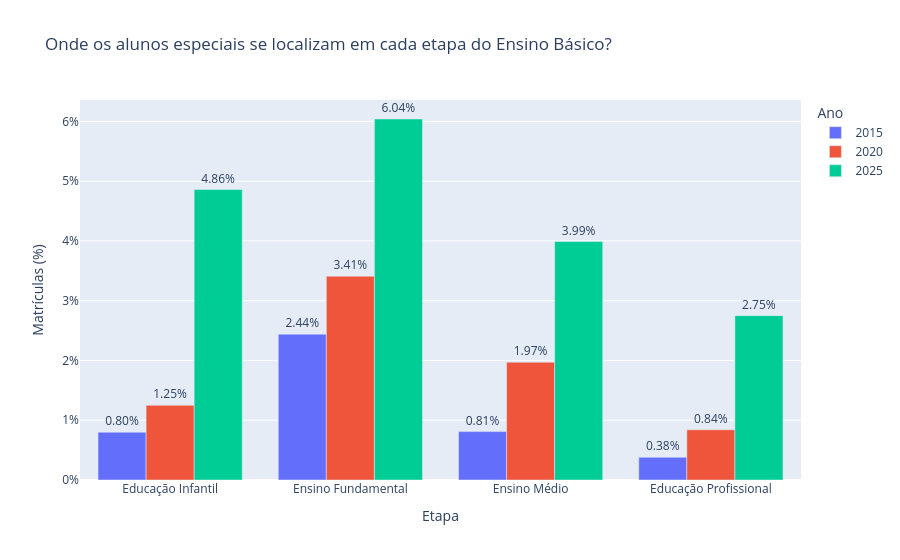

Here is the notebook cell this chart was saved with:
### Markdown cell above
## 3.2) Montagem dos DataFrames (*views*)

### Code cell
# Cria a view com as localidades de 2025
view_geral_3 = limpar_3(tb_11_2025, posicoes[2025][0])[["Região", "Estado", "Município", "IBGE"]].copy()


# Calcula as porcentagens por etapa e ano
for ano, (basica, especial) in tabelas.items():
    indices_basica, indices_especial = posicoes[ano]

    totais = limpar_3(basica, indices_basica)[etapas]
    esps = limpar_3(especial, indices_especial)[etapas]

    percentuais = (esps / totais.where(totais != 0) * 100).round(2)
    for etapa in etapas:
        view_geral_3[f"{etapa}_{ano}"] = percentuais[etapa]

display(view_geral_3.reset_index(drop=True))


# Gráfico de barras agrupadas para os 3 anos dados


view_brasil_3 = view_geral_3.loc["REG:Brasil"]

# Organiza os dados para o gráfico
dados = []

for ano in [2015, 2020, 2025]:
    for etapa in etapas:
        dados.append({"Ano": str(ano),
            "Etapa": etapa,
            "Percentual": view_brasil_3[f"{etapa}_{ano}"]})

view_pro_grafico = pd.DataFrame(dados)

# Cria o gráfico de barras
fig = px.bar(
    view_pro_grafico,
    x="Etapa",
    y="Percentual",
    color="Ano",
    barmode="group",
    text="Percentual",
    title="Onde os alunos especiais se localizam em cada etapa do Ensino Básico?",
    labels={"Percentual": "Matrículas (%)"})

fig.update_traces(texttemplate="%{y:.2f}%", textposition="outside")
fig.update_yaxes(ticksuffix="%")
fig.show()

### Figure 1 — Plotly figure (JSON) as saved in the notebook; plotly's stock layout.template omitted (floating-point values rounded to 4 significant figures)
{"data": [{"alignmentgroup": "True", "hovertemplate": "Ano=2015<br>Etapa=%{x}<br>Matrículas (%)=%{text}<extra></extra>", "legendgroup": "2015", "marker": {"color": "#636efa", "pattern": {"shape": ""}}, "name": "2015", "offsetgroup": "2015", "orientation": "v", "showlegend": true, "text": [0.8, 2.44, 0.81, 0.38], "textposition": "outside", "texttemplate": "%{y:.2f}%", "type": "bar", "x": ["Educação Infantil", "Ensino Fundamental", "Ensino Médio", "Educação Profissional"], "xaxis": "x", "y": [0.8, 2.44, 0.81, 0.38], "yaxis": "y"}, {"alignmentgroup": "True", "hovertemplate": "Ano=2020<br>Etapa=%{x}<br>Matrículas (%)=%{text}<extra></extra>", "legendgroup": "2020", "marker": {"color": "#EF553B", "pattern": {"shape": ""}}, "name": "2020", "offsetgroup": "2020", "orientation": "v", "showlegend": true, "text": [1.25, 3.41, 1.97, 0.84], "textposition": "outside", "texttemplate": "%{y:.2f}%", "type": "bar", "x": ["Educação Infantil", "Ensino Fundamental", "Ensino Médio", "Educação Profissional"], "xaxis": "x", "y": [1.25, 3.41, 1.97, 0.84], "yaxis": "y"}, {"alignmentgroup": "True", "hovertemplate": "Ano=2025<br>Etapa=%{x}<br>Matrículas (%)=%{text}<extra></extra>", "legendgroup": "2025", "marker": {"color": "#00cc96", "pattern": {"shape": ""}}, "name": "2025", "offsetgroup": "2025", "orientation": "v", "showlegend": true, "text": [4.86, 6.04, 3.99, 2.75], "textposition": "outside", "texttemplate": "%{y:.2f}%", "type": "bar", "x": ["Educação Infantil", "Ensino Fundamental", "Ensino Médio", "Educação Profissional"], "xaxis": "x", "y": [4.86, 6.04, 3.99, 2.75], "yaxis": "y"}], "layout": {"barmode": "group", "legend": {"title": {"text": "Ano"}, "tracegroupgap": 0}, "title": {"text": "Onde os alunos especiais se localizam em cada etapa do Ensino Básico?"}, "xaxis": {"anchor": "y", "domain": [0, 1], "title": {"text": "Etapa"}}, "yaxis": {"anchor": "x", "domain": [0, 1], "ticksuffix": "%", "title": {"text": "Matrículas (%)"}}}}
